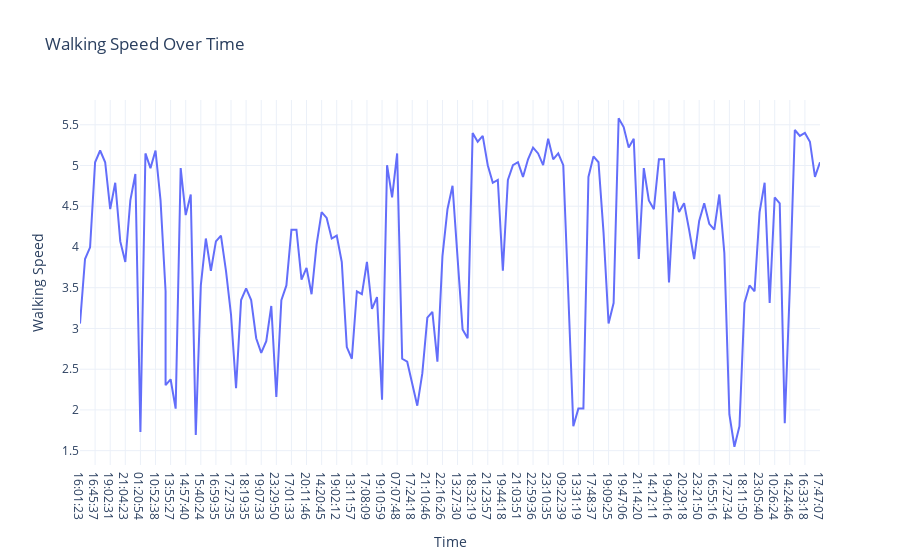

Notebook cell for this chart:
### Code cell
fig = px.line(data, x = 'Time',y='Walking Speed',title ='Walking Speed Over Time')
fig.show()

### Figure 1 — Plotly figure (JSON) as saved in the notebook; plotly's stock layout.template omitted (floating-point values rounded to 4 significant figures; data arrays with more than 128 entries replaced by an {"elided": "..."} marker saying what was removed)
{"data": [{"hovertemplate": "Time=%{x}<br>Walking Speed=%{y}<extra></extra>", "legendgroup": "", "line": {"color": "#636efa", "dash": "solid"}, "marker": {"symbol": "circle"}, "mode": "lines", "name": "", "orientation": "v", "showlegend": false, "type": "scatter", "x": {"elided": "149 str values"}, "xaxis": "x", "y": {"elided": "149 float values"}, "yaxis": "y"}], "layout": {"autosize": true, "legend": {"tracegroupgap": 0}, "title": {"text": "Walking Speed Over Time"}, "xaxis": {"anchor": "y", "autorange": true, "domain": [0, 1], "range": [0, 147], "title": {"text": "Time"}, "type": "category"}, "yaxis": {"anchor": "x", "autorange": true, "domain": [0, 1], "range": [1.324, 5.804], "title": {"text": "Walking Speed"}, "type": "linear"}}}
